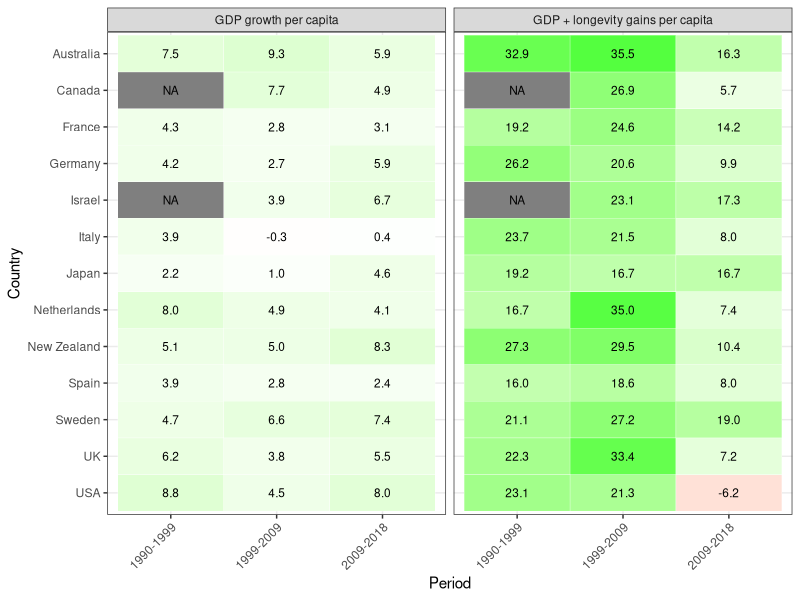

Write the R code that produced this figure. (Note: this script raises an error after producing the figure.)
setwd("/Users/julianashwin/Documents/GitHub/international-gains-to-healthy-longevity/")
rm(list = ls())

library(tidyverse)
library(readxl)


table_data <- read_csv("data/Table3.csv")
countries <- unique(table_data$country)

raw_data <- read_xlsx("figures/Olshansky_plots/Andrew_international.xlsx", sheet = "All Data")  %>%
  mutate(country = str_replace(str_replace(country, "United Kingdom", "UK"), "United States of America", "USA")) %>%
  select(country, year, real_gdp_pc) %>%
  filter(country %in% countries, year %in% c("1990", "1999", "2009", "2018")) %>%
  group_by(country) %>%
  mutate(gdp_growth_pc = real_gdp_pc - lag(real_gdp_pc), 
         period = str_c(lag(year), "-", year)) %>%
  drop_na(period)

table_data %>%
  mutate(period = str_replace(str_replace(period, "2000", "1999"), "2010", "2009")) %>%
  left_join(raw_data) %>%
  mutate(both = gdp_growth_pc + wtp_pc) %>%
  pivot_longer(cols = c(gdp_growth_pc, both)) %>%
  mutate(value_clean = sprintf(fmt = "%01.1f",value)) %>%
  mutate(name_clean = factor(case_when(name == "gdp_growth_pc" ~ "GDP growth per capita", 
                                name == "both" ~ "GDP + longevity gains per capita"))) %>%
  mutate(country = factor(country)) %>%
  ggplot(aes(x = (period), y = fct_rev(country), fill = value)) + theme_bw() +  
  facet_wrap(~fct_rev(name_clean)) + 
  geom_tile(color = "white") + 
  geom_text(aes(label = value_clean), color = "black", size = 3) + 
  scale_fill_gradient2(low = "red", high = "green", mid = "white", 
                       midpoint = 0, limit = c(-10,40), guide = "none") +
  theme(axis.text.x = element_text(angle = 45, hjust = 1, vjust = 1)) + 
  labs(x = "Period", y = "Country")
ggsave(paste0("figures/infographic/historical.pdf"), width = 5, height = 3.5)


table2_data <- read_csv("data/Table2.csv")

table2_data %>%
  pivot_longer(cols = -country) %>%
  mutate(value_clean = sprintf(fmt = "%01.1f",value)) %>%
  mutate(country = factor(country)) %>%
  mutate(name = factor(name, ordered = T, levels = c("Life Expectancy", "Healthy Life Expectancy", 
                                                     "Population (million people)", "Value of one extra year (trillion US$)"))) %>%
  ggplot(aes(x = (name), y = fct_rev(country))) + theme_bw() +  
  geom_tile(color = "grey", fill = "white") + 
  geom_text(aes(label = value_clean), color = "black", size = 3) + 
  scale_fill_gradient2(low = "red", high = "green", mid = "white", 
                       midpoint = 0, limit = c(-10,400), guide = "none") +
  theme(axis.text.x = element_text(angle = 45, hjust = 1, vjust = 1)) + 
  labs(x = "", y = "")
ggsave(paste0("figures/infographic/oneyear.pdf"), width = 3, height = 4.5)


  